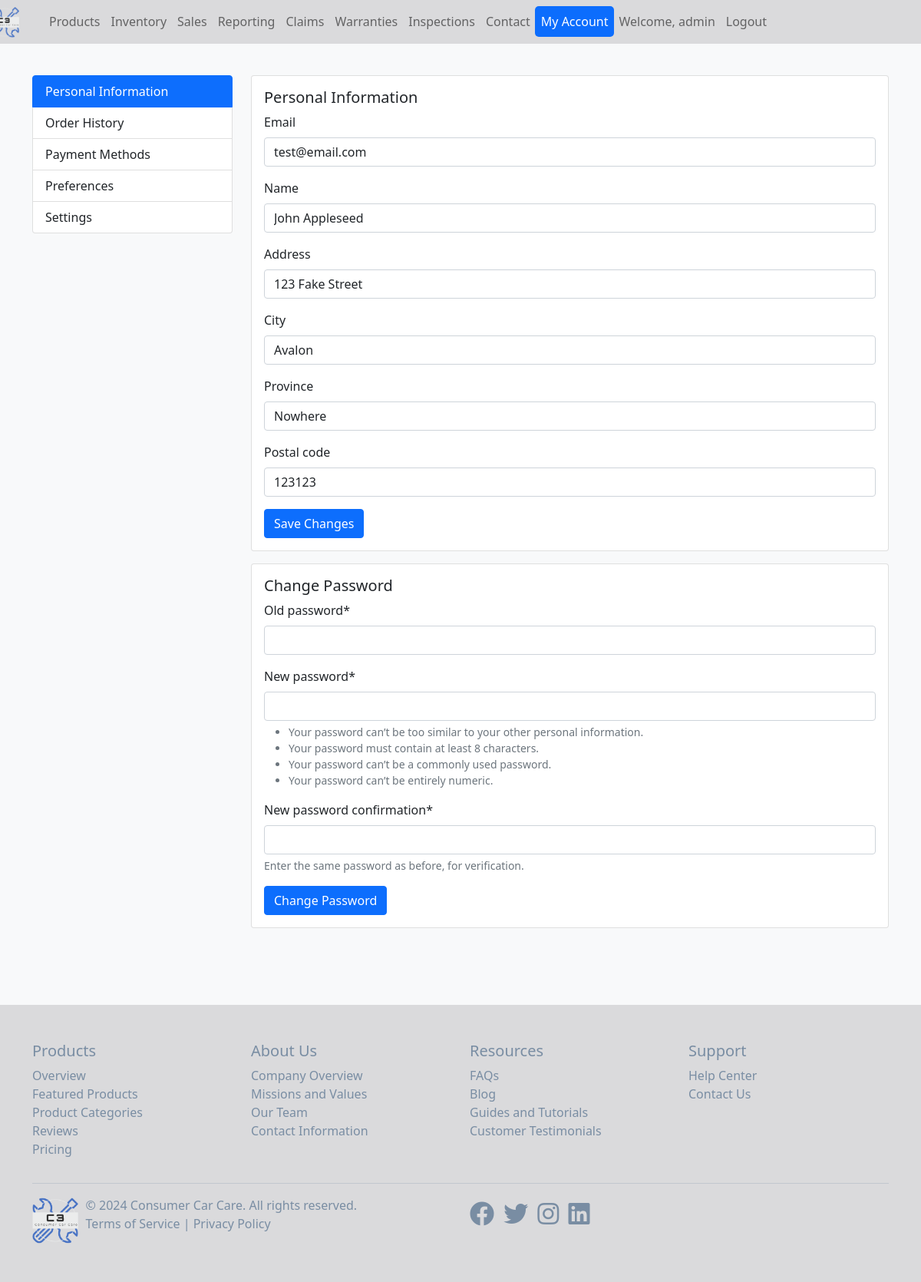
Page /my-account/ (signed in) on the committed database.
### main_app/models.py (models this page shows, shortened)
class UserProfile(models.Model):
    user = models.OneToOneField(User, on_delete=models.CASCADE, related_name='profile')
    email = models.EmailField(blank=True, null=True)
    name = models.CharField(max_length=100, blank=True, null=True)
    address = models.CharField(max_length=200, blank=True, null=True)
    city = models.CharField(max_length=100, blank=True, null=True)
    province = models.CharField(max_length=100, blank=True, null=True)
    postal_code = models.CharField(max_length=20, blank=True, null=True)

### main_app/views.py (the view)
# urls.py: path('my-account/', views.my_account, name='my_account'),
@login_required
def my_account(request):
    user_profile, created = UserProfile.objects.get_or_create(user=request.user)
    if request.method == 'POST':
        profile_form = UserProfileForm(request.POST, instance=user_profile)
        password_form = ChangePasswordForm(request.user, request.POST)
        if 'change_password' in request.POST:
            if password_form.is_valid():
                user = password_form.save()
                messages.success(request, 'Your password was successfully updated!')
                return redirect('my_account')
        elif 'update_profile' in request.POST:
            if profile_form.is_valid():
                profile_form.save()
                messages.success(request, 'Your profile was successfully updated!')
                return redirect('my_account')
    else:
        profile_form = UserProfileForm(instance=user_profile)
        password_form = ChangePasswordForm(request.user)
    return render(request, 'main_app/my_account.html', {
        'profile_form': profile_form,
        'password_form': password_form,
    })

### main_app/forms.py
class UserProfileForm(forms.ModelForm):
    class Meta:
        model = UserProfile
        fields = ['email', 'name', 'address', 'city', 'province', 'postal_code']
    class ChangePasswordForm(PasswordChangeForm):
        pass

### main_app/views.py
class ChangePasswordForm(PasswordChangeForm):
    pass

### main_app/templates/main_app/my_account.html (shortened to what this page needs)
{% extends 'main_app/base.html' %}
{% load crispy_forms_tags %}
{% block content %}
<div class="container mt-5 my-account-box">
    <div class="row">
        <div class="col-md-3">
            <div class="list-group">
                <a href="#" class="list-group-item list-group-item-action active">Personal Information</a>
                <a href="#" class="list-group-item list-group-item-action">Order History</a>
                <a href="#" class="list-group-item list-group-item-action">Payment Methods</a>
                <a href="#" class="list-group-item list-group-item-action">Preferences</a>
                <a href="#" class="list-group-item list-group-item-action">Settings</a>
            </div>
        </div>
        <div class="col-md-9">
            <div class="card">
                <div class="card-body">
                    <h5 class="card-title">Personal Information</h5>
                    <form method="post">
                        {{ profile_form|crispy }}
                        <button type="submit" name="update_profile" class="btn btn-primary">Save Changes</button>
                    </form>
                </div>
            </div>
            <div class="card mt-3">
                <div class="card-body">
                    <h5 class="card-title">Change Password</h5>
                    <form method="post">
                        {{ password_form|crispy }}
                        <button type="submit" name="change_password" class="btn btn-primary">Change Password</button>
                    </form>
                </div>
            </div>
        </div>
    </div>
</div>
{% endblock %}

### main_app/templates/main_app/base.html (shortened to what this page needs)
{% load static %}
<!DOCTYPE html>
<html lang="en">
<head>
    <link rel="stylesheet" href="{% static 'main_app/css/bootstrap.min.css' %}">
    <link rel="stylesheet" href="https://cdnjs.cloudflare.com/ajax/libs/font-awesome/5.15.3/css/all.min.css">
</head>
<body>
    <nav class="navbar navbar-expand-lg navbar-light bg-custom-color">
        <div class="container">
            <div class="collapse navbar-collapse" id="navbarNav">
                <ul class="navbar-nav">
                    <li class="nav-item active">
                        <a class="nav-link" href="{% url 'home' %}">
                            <img src="{% static 'main_app/images/C3_transparent_cropped.png' %}" alt="Consumer Car Care Logo" height="40">
                        </a>
                    </li>
                    <li class="nav-item">
                        <a class="nav-link {% if request.path == '/products/' %}active{% endif %}" href="{% url 'products' %}">Products</a>
                    </li>
                    <li class="nav-item">
                        <a class="nav-link {% if request.path == '/inventory/' %}active{% endif %}" href="{% url 'inventory' %}">Inventory</a>
                    </li>
                    <li class="nav-item">
                        <a class="nav-link {% if request.path == '/sales-data/' %}active{% endif %}" href="{% url 'sales_data' %}">Sales</a>
                    </li>
                    <li class="nav-item">
                        <a class="nav-link {% if request.path == '/reporting-dashboard/' %}active{% endif %}" href="{% url 'reporting_dashboard' %}">Reporting</a>
                    </li>
                    <li class="nav-item">
                        <a class="nav-link {% if request.path == '/claims/' %}active{% endif %}" href="{% url 'claims' %}">Claims</a>
                    </li>
                    <li class="nav-item">
                        <a class="nav-link {% if request.path == '/warranties/' %}active{% endif %}" href="{% url 'warranties' %}">Warranties</a>
                    </li>
                    <li class="nav-item">
                        <a class="nav-link {% if request.path == '/inspections/' %}active{% endif %}" href="{% url 'inspections' %}">Inspections</a>
                    </li>
                    <li class="nav-item">
                        <a class="nav-link {% if request.path == '/contact/' %}active{% endif %}" href="{% url 'contact' %}">Contact</a>
                    </li>
                    {% if user.is_authenticated %}
                    {% if user.is_authenticated %}
                        <li class="nav-item">
                            <a class="nav-link {% if request.path == '/my-account/' %}active{% endif %}" href="{% url 'my_account' %}">My Account</a>
                        </li>
                    {% endif %}
                        <li class="nav-item">
                            <span class="nav-link">Welcome, {{ user.username }}</span>
                        </li>
                        <li class="nav-item">
                            <form method="post" action="{% url 'logout' %}">
                                <button class ="nav-link" type="submit">Logout</button>
                            </form>
                        </li>
                    {% else %}
                        <li class="nav-item">
                            <a class="nav-link {% if request.path == '/login/' %}active{% endif %}" href="{% url 'login' %}">Login</a>
                        </li>
                    {% endif %}
                </ul>
            </div>
        </div>
    </nav>
    {% block content %}
    {% endblock %}
    <footer class="bg-custom-color py-5">
        <div class="container">
          <div class="row">
            <div class="col-md-3">
              <h5>Products</h5>
              <ul class="list-unstyled">
                <li><a href="#">Overview</a></li>
                <li><a href="#">Featured Products</a></li>
                <li><a href="#">Product Categories</a></li>
                <li><a href="#">Reviews</a></li>
                <li><a href="#">Pricing</a></li>
              </ul>
            </div>
            <div class="col-md-3">
              <h5>About Us</h5>
              <ul class="list-unstyled">
                <li><a href="#">Company Overview</a></li>
                <li><a href="#">Missions and Values</a></li>
                <li><a href="#">Our Team</a></li>
                <li><a href="#">Contact Information</a></li>
              </ul>
            </div>
            <div class="col-md-3">
              <h5>Resources</h5>
              <ul class="list-unstyled">
                <li><a href="#">FAQs</a></li>
                <li><a href="#">Blog</a></li>
                <li><a href="#">Guides and Tutorials</a></li>
                <li><a href="#">Customer Testimonials</a></li>
              </ul>
            </div>
            <div class="col-md-3">
              <h5>Support</h5>
              <ul class="list-unstyled">
                <li><a href="#">Help Center</a></li>
                <li><a href="#">Contact Us</a></li>
              </ul>
            </div>
          </div>
          <hr>
          <div class="row align-items-center">
            <div class="col-md-6">
              <div class="d-flex align-items-center">
                <img src="{% static 'main_app/images/C3_transparent_cropped.png' %}" alt="Company Logo" height="60" class="mr-3">
                <div>
                  <p class="mb-0">&copy; 2024 Consumer Car Care. All rights reserved.</p>
                  <p><a href="#">Terms of Service</a> | <a href="#">Privacy Policy</a></p>
                </div>
              </div>
            </div>
            <div class="col-md-6 text-md-right">
              <ul class="list-inline">
                <li class="list-inline-item"><a href="#"><i class="fab fa-facebook fa-2x"></i></a></li>
                <li class="list-inline-item"><a href="#"><i class="fab fa-twitter fa-2x"></i></a></li>
                <li class="list-inline-item"><a href="#"><i class="fab fa-instagram fa-2x"></i></a></li>
                <li class="list-inline-item"><a href="#"><i class="fab fa-linkedin fa-2x"></i></a></li>
              </ul>
            </div>
          </div>
        </div>
      </footer>
</body>
</html>

### main_app/templates/main_app/base.html (style rules this page uses)
body { background-color: #f8f9fa; padding-top: 50px; }
footer { color: #798da3; text-decoration: none; margin-top: 50px; }
footer a { text-decoration: none; color: #798da3; }
.nav-link.active { background-color: #0c6dfd ; color: #ffffff !important; border-radius: 5px; }
.nav-link img { margin-left: -80px; margin-bottom: -8px; margin-top: -10px; padding-left: 15px; }
.navbar { position: fixed; top: 0; width: 100%; z-index: 1000; }
.bg-custom-color { background-color: #dadadc; }
.mr-3 { margin-right: 10px; }
button { border: 0; background-color: #dadadc; }
.navbar-nav .nav-item { margin-right: -2px; }

### main_app/templates/main_app/my_account.html (style rules this page uses)
.my-account-box { margin-top: 300px; margin-bottom: 100px; }

### rows in the picture
UserProfile: email "test@email.com", name "John Appleseed", address "123 Fake Street", city "Avalon", province "Nowhere", postal_code "123123"

### other values in the picture
{{ user.username }} "admin"
